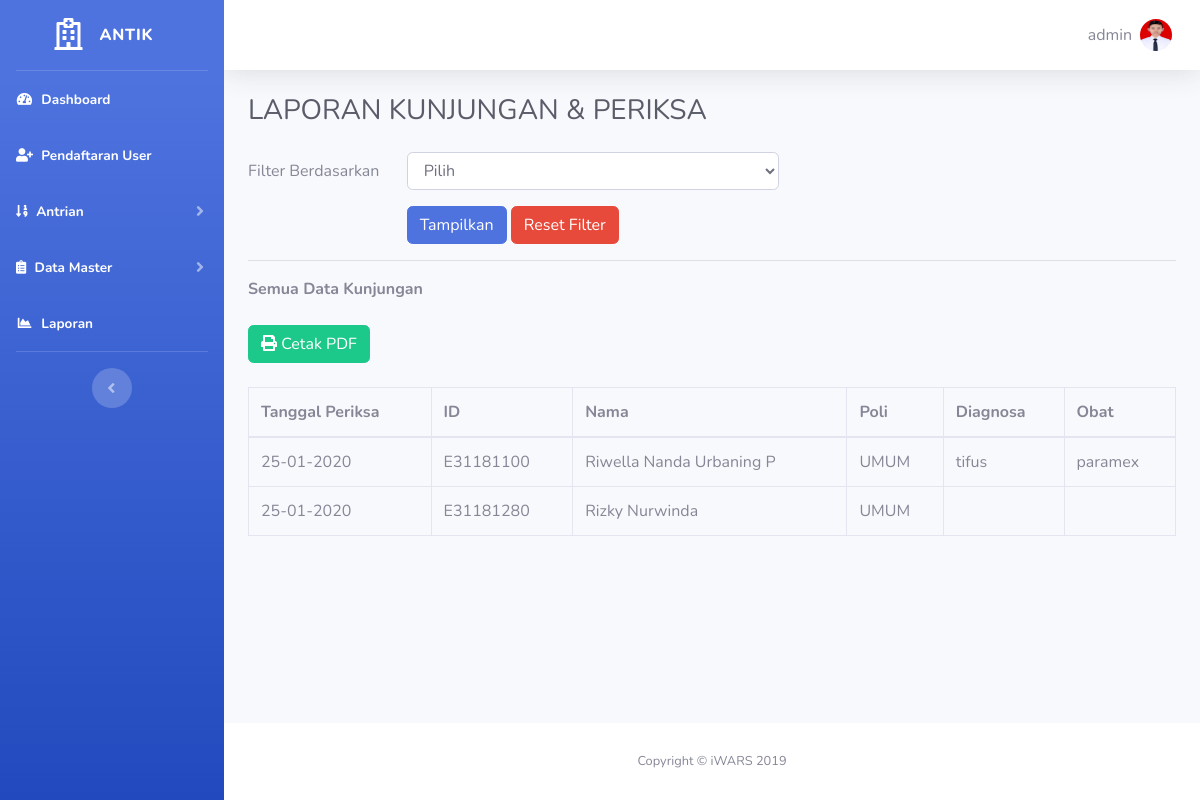
Screenshot of /Admin/laporan.php (signed in) with the database file from the repository.
### tables this page shows
CREATE TABLE `tb_user` (
  `id_user` int(11) NOT NULL,
  `id_akses` int(11) NOT NULL,
  `no_identitas` varchar(20) NOT NULL,
  `nama` varchar(40) NOT NULL,
  `jenis_kelamin` varchar(1) NOT NULL,
  `tempat_lahir` varchar(30) NOT NULL,
  `tanggal_lahir` date NOT NULL,
  `no_hp` varchar(13) NOT NULL,
  `alamat` varchar(100) NOT NULL,
  `email` varchar(100) NOT NULL,
  `pekerjaan` varchar(30) NOT NULL,
  `username` varchar(10) NOT NULL,
  `password` varchar(10) NOT NULL,
  `foto` varchar(200) NOT NULL
);

CREATE TABLE `tb_periksa` (
  `id_periksa` int(11) NOT NULL,
  `id_user` int(11) NOT NULL,
  `id_poli` int(11) NOT NULL,
  `tanggal_periksa` date NOT NULL,
  `tensi_darah` varchar(11) NOT NULL,
  `riwayat_penyakit` varchar(255) NOT NULL,
  `gejala` varchar(255) NOT NULL,
  `diagnosa` varchar(255) NOT NULL,
  `tindakan` varchar(255) NOT NULL,
  `keterangan` varchar(255) NOT NULL,
  `resep_obat` varchar(255) NOT NULL,
  `id_status_periksa` int(11) NOT NULL,
  `id_status_obat` int(11) NOT NULL
);

### session.php (called while the page is built, shortened)
<?php
include "koneksi.php";
$user_check = $_SESSION['username'];
$sql = "SELECT * FROM tb_user WHERE username='$user_check'";
$ses_sql = mysqli_query($koneksi, $sql);
$row = mysqli_fetch_assoc($ses_sql);
$username=$row['username'];
$foto = $row['foto'];
 ?>

### Admin/laporan.php (the view, shortened to what this page needs)
<?php
  require '../koneksi.php';
  include '../session.php';
?>
<!DOCTYPE html>
<html lang="en">
<?php include 'assets/header.php'; ?>
<body id="page-top">
  <div id="wrapper">
    <?php include 'assets/sidebar.php'; ?>
    <div id="content-wrapper" class="d-flex flex-column">
      <div id="content">
        <?php include 'assets/navbar.php'; ?>
        <div class="container">
          <div class="d-sm-flex align-items-center justify-content-between mb-4">
            <h1 class="h3 mb-0 text-gray-800">LAPORAN KUNJUNGAN & PERIKSA</h1>
          </div>
                    <form method="get" action="">
                      <div class="form-group row">
                        <label class="col-sm-2 col-form-label">Filter Berdasarkan</label>
                        <div class="col-sm-5">
                          <select class="form-control" name="filter" id="filter">
                              <option value="" selected="">Pilih</option>
                          </select>
                        </div>
                      </div>
                                    <?php
                                    $query = "SELECT YEAR(tanggal_periksa) AS tahun FROM tb_periksa GROUP BY YEAR(tanggal_periksa)";
                                    ?>
                        <div class="form-group row">
                          <label class="col-sm-2 col-form-label">&nbsp;</label>
                          <div class="col-sm-10">
                            <button type="submit" class="btn btn-primary" value="">Tampilkan</button>
                            <a href="laporan.php" class="btn btn-danger">Reset Filter</a>
                          </div>
                        </div>
                    </form>
     <hr />
    <?php
    if(isset($_GET['filter']) && ! empty($_GET['filter'])){
        $filter = $_GET['filter'];
        if($filter == '1'){
            $tgl = date('d-m-y', strtotime($_GET['tanggal']));
            echo '<b>Data Kunjungan Tanggal '.$tgl.'</b><br /><br />';
            echo '<a href="print.php?filter=1&tanggal='.$_GET['tanggal'].'" class="btn btn-success"><i class="fas fa-print"></i>Cetak PDF</a><br /><br />';
            $query = "SELECT * FROM tb_periksa, tb_user WHERE tb_periksa.id_user=tb_user.id_user and DATE(tanggal_periksa)='".$_GET['tanggal']."'";
        }else if($filter == '2'){
            $nama_bulan = array('', 'Januari','Februari','Maret','April','Mei','Juni','Juli','Agustus','September','Oktober','November','Desember');
            echo '<b>Data Kunjungan Bulan '.$nama_bulan[$_GET['bulan']].' '.$_GET['tahun'].'</b><br /><br />';
            echo '<a href="print.php?filter=2&bulan='.$_GET['bulan'].'&tahun='.$_GET['tahun'].'" class="btn btn-success"><i class="fas fa-print"></i>Cetak PDF</a><br /><br />';
            $query = "SELECT * FROM tb_periksa, tb_user WHERE tb_periksa.id_user=tb_user.id_user and MONTH(tb_periksa.tanggal_periksa)='".$_GET['bulan']."' AND YEAR(tb_periksa.tanggal_periksa)='".$_GET['tahun']."'";
        }else{
            echo '<b>Data Kunjungan Tahun '.$_GET['tahun'].'</b><br /><br />';
            echo '<a href="print.php?filter=3&tahun='.$_GET['tahun'].'" class="btn btn-success"><i class="fas fa-print"></i>Cetak PDF</a><br /><br />';
            $query = "SELECT * FROM tb_periksa, tb_user WHERE tb_periksa.id_user=tb_user.id_user and YEAR(tanggal_periksa)='".$_GET['tahun']."'";
        }
    }else{
        echo '<b>Semua Data Kunjungan</b><br /><br />';
        echo '<a href="print.php" class="btn btn-success"><i class="fas fa-print"></i> Cetak PDF</a><br /><br />';
        $query = "SELECT * FROM tb_periksa, tb_user WHERE tb_periksa.id_user=tb_user.id_user ORDER BY tanggal_periksa";
    }
    ?>
      <table class="table table-bordered">
         <thead>
               <tr>
                  <th>Tanggal Periksa</th>
                  <th>ID</th>
                  <th>Nama</th>
                  <th>Poli</th>
                  <th>Diagnosa</th>
                  <th>Obat</th>
               </tr>
         </thead>
         <tbody>
               <?php
                  $sql = mysqli_query($koneksi, $query);
                  $row = mysqli_num_rows($sql);
                  if($row > 0){
                     while($data = mysqli_fetch_array($sql)){
                           $tgl = date('d-m-Y', strtotime($data['tanggal_periksa']));
                           echo "<tr>";
                           echo "<td>".$tgl."</td>";
                           echo "<td>".$data['no_identitas']."</td>";
                           echo "<td>".$data['nama']."</td>";?>
                           <td><?php if($data['id_poli']==1){
                            echo "UMUM";}
                            else{
                              echo "GIGI";}?>
                            </td>
                           <?php echo "<td>".$data['diagnosa']."</td>";
                           echo "<td>".$data['resep_obat']."</td>";
                           echo "</tr>";
                     }
                     }else{
                     echo "<tr><td colspan='6'>Data tidak ada</td></tr>";
                     }
                  ?>
         </tbody>
       </table>
        </div>
      </div>
      <?php include 'assets/footer.php'; ?>
    </div>
  </div>
</body>
</html>

### Admin/assets/navbar.php (shortened to what this page needs)
<nav class="navbar navbar-expand navbar-light bg-white topbar mb-4 static-top shadow">
  <ul class="navbar-nav ml-auto">
    <li class="nav-item dropdown no-arrow">
      <a class="nav-link dropdown-toggle" href="#" id="userDropdown" role="button" data-toggle="dropdown" aria-haspopup="true" aria-expanded="false">
        <span class="mr-2 d-none d-lg-inline text-gray-600 medium"><?php echo $username;?></span>
        <img class="img-profile rounded-circle" src="../img/<?php echo $foto;?>">
      </a>
    </li>
  </ul>
</nav>

### rows the page displays
tb_user: username "admin", foto (picture)
tb_periksa: tanggal_periksa "25-01-2020", id_user.no_identitas "E31181100", id_user.nama "Riwella Nanda Urbaning P", shows "UMUM", diagnosa "tifus", resep_obat "paramex"
tb_periksa: tanggal_periksa "25-01-2020", id_user.no_identitas "E31181280", id_user.nama "Rizky Nurwinda", shows "UMUM"
